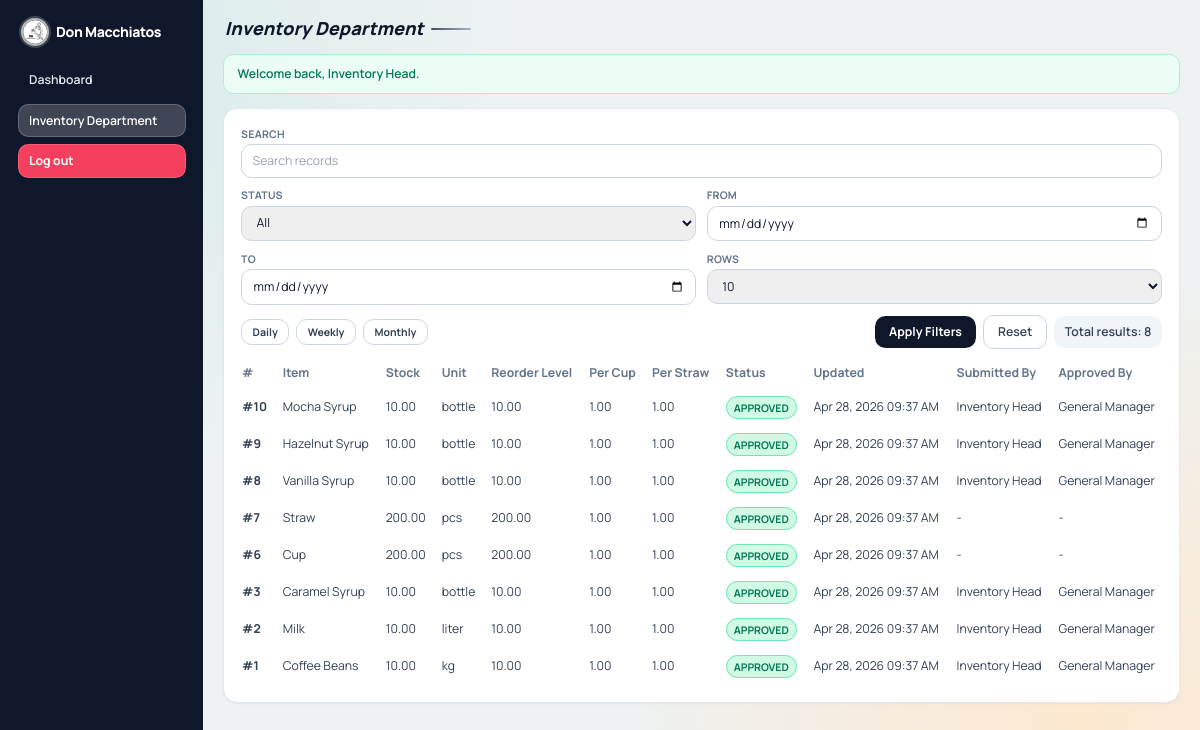
Screenshot of /department.php?dept=inventory (signed in) with the database file from the repository.
### tables this page shows
CREATE TABLE `inventory_items` (
  `id` int(10) UNSIGNED NOT NULL,
  `item_name` varchar(120) NOT NULL,
  `unit` varchar(30) NOT NULL,
  `stock_qty` decimal(12,2) NOT NULL DEFAULT 0.00,
  `reorder_level` decimal(12,2) NOT NULL DEFAULT 0.00,
  `per_cup_qty` decimal(12,2) NOT NULL DEFAULT 1.00,
  `per_straw_qty` decimal(12,2) NOT NULL DEFAULT 1.00,
  `notes` text DEFAULT NULL,
  `status` enum('pending','approved','rejected') NOT NULL DEFAULT 'pending',
  `submitted_by` int(10) UNSIGNED DEFAULT NULL,
  `approved_by` int(10) UNSIGNED DEFAULT NULL,
  `approval_note` text DEFAULT NULL,
  `approved_at` datetime DEFAULT NULL,
  `created_at` datetime NOT NULL DEFAULT current_timestamp(),
  `updated_at` datetime NOT NULL DEFAULT current_timestamp() ON UPDATE current_timestamp()
);

CREATE TABLE `users` (
  `id` int(10) UNSIGNED NOT NULL,
  `full_name` varchar(120) NOT NULL,
  `username` varchar(60) NOT NULL,
  `password_hash` varchar(255) NOT NULL,
  `role` enum('general_manager','department_head') NOT NULL,
  `department` enum('purchasing','inventory','production','sales','accounting','crm','marketing') DEFAULT NULL,
  `created_at` datetime NOT NULL DEFAULT current_timestamp(),
  `updated_at` datetime NOT NULL DEFAULT current_timestamp() ON UPDATE current_timestamp()
);

### includes/functions.php (called while the page is built, shortened)
<?php
function e($value): string
{
    return htmlspecialchars((string) $value, ENT_QUOTES, 'UTF-8');
}
function department_configs(): array
{
    global $DEPARTMENT_CONFIG;
    return $DEPARTMENT_CONFIG;
}
function department_config(string $departmentKey): ?array
{
    $configs = department_configs();
    return $configs[$departmentKey] ?? null;
}
function status_badge_class(string $status): string
{
    if ($status === 'approved') {
        return 'bg-emerald-100 text-emerald-700 border border-emerald-300';
    }
    return 'bg-amber-100 text-amber-700 border border-amber-300';
}
function format_table_value(string $column, $value): string
{
    if (in_array($column, ['stock_qty', 'reorder_level', 'ingredient_used_qty', 'unit_price', 'stock_deduct_qty', 'per_cup_qty', 'per_straw_qty', 'amount', 'total_amount', 'total_spent', 'requested_qty', 'quoted_unit_cost', 'estimated_total'], true)) {
        return number_format((float) $value, 2);
    }
    if (in_array($column, ['created_at', 'updated_at', 'approved_at', 'last_purchase_at', 'paid_at'], true)) {
        $timestamp = strtotime((string) $value);
        return $timestamp ? date('M d, Y h:i A', $timestamp) : (string) $value;
    }
    return (string) $value;
}
function query_with(array $base, array $changes = [], array $remove = []): string
{
    $query = $base;
    foreach ($changes as $key => $value) {
        $query[$key] = $value;
    }
    foreach ($remove as $key) {
        unset($query[$key]);
    }
    return http_build_query($query);
}

### department.php (the view, shortened to what this page needs)
<?php
$department = $_GET['dept'] ?? '';
$config = department_config($department);
$pdo = db();
$table = $config['table'];
$search = trim((string) ($_GET['q'] ?? ''));
$statusFilter = (string) ($_GET['status'] ?? 'all');
$entryTypeFilter = (string) ($_GET['entry_type'] ?? 'all');
$dateFrom = (string) ($_GET['from'] ?? '');
$dateTo = (string) ($_GET['to'] ?? '');
$rangeFilter = (string) ($_GET['range'] ?? 'all');
$page = max(1, (int) ($_GET['page'] ?? 1));
$perPage = (int) ($_GET['per_page'] ?? 10);
$allowedPerPage = [10, 25, 50, 100];
$statusOptions = ['all', 'pending', 'approved', 'rejected'];
$entryTypeOptions = ['all', 'income', 'expense'];
if (!preg_match('/^\d{4}-\d{2}-\d{2}$/', $dateFrom)) {
    $dateFrom = '';
}
if (!preg_match('/^\d{4}-\d{2}-\d{2}$/', $dateTo)) {
    $dateTo = '';
}
$where = [];
$params = [];
$whereSql = $where ? ('WHERE ' . implode(' AND ', $where)) : '';
$countStmt = $pdo->prepare("SELECT COUNT(*)
    FROM {$table} t
    LEFT JOIN users su ON su.id = t.submitted_by
    LEFT JOIN users au ON au.id = t.approved_by
    {$whereSql}");
$countStmt->execute($params);
$totalRows = (int) $countStmt->fetchColumn();
$offset = ($page - 1) * $perPage;
$stmt = $pdo->prepare("SELECT t.*, su.full_name AS submitted_name, au.full_name AS approved_name
    FROM {$table} t
    LEFT JOIN users su ON su.id = t.submitted_by
    LEFT JOIN users au ON au.id = t.approved_by
    {$whereSql}
    ORDER BY t.id DESC
    LIMIT {$perPage} OFFSET {$offset}");
$stmt->execute($params);
$rows = $stmt->fetchAll();
$inventoryMap = [];
$ingredientSelectionMap = [];
$isAccountingDepartment = $department === 'accounting';
$isCrmDepartment = $department === 'crm';
$showApplyResetButtons = !$isAccountingDepartment && !$isCrmDepartment;
$autoSubmitFilters = $isAccountingDepartment || $isCrmDepartment;
$formatIngredientSelection = static function ($value, ?array $record = null) use ($ingredientSelectionMap): string {
    $ids = normalize_inventory_item_ids($value);
    if ($ids === [] && $record !== null) {
        $ids = inventory_item_ids_from_record($record);
    }
    return format_inventory_item_selection($ids, $ingredientSelectionMap);
};
require_once __DIR__ . '/includes/layout_top.php';
?>
<section class="rounded-2xl border border-slate-200 bg-white p-5 shadow-sm">
    <form method="get" class="grid gap-3 md:grid-cols-2 xl:grid-cols-6">
        <?php if ($isAccountingDepartment): ?>
            <div class="md:col-span-2 xl:col-span-2">
                <label class="block text-xs font-bold uppercase tracking-wide text-slate-500">Type</label>
                <select name="entry_type" class="mt-1 w-full rounded-xl border border-slate-300 px-3 py-2 text-sm focus:border-brand-500 focus:outline-none focus:ring-2 focus:ring-brand-100" <?= $autoSubmitFilters ? 'onchange="this.form.submit()"' : '' ?>>
                    <?php foreach ($entryTypeOptions as $option): ?>
                        <option value="<?= e($option) ?>" <?= $entryTypeFilter === $option ? 'selected' : '' ?>><?= e(ucfirst($option)) ?></option>
                    <?php endforeach; ?>
                </select>
            </div>
        <?php else: ?>
            <div class="md:col-span-2 xl:col-span-2">
                <label class="block text-xs font-bold uppercase tracking-wide text-slate-500">Search</label>
                <input type="text" name="q" value="<?= e($search) ?>" placeholder="Search records" class="mt-1 w-full rounded-xl border border-slate-300 px-3 py-2 text-sm focus:border-brand-500 focus:outline-none focus:ring-2 focus:ring-brand-100">
            </div>
        <?php endif; ?>
        <div>
            <label class="block text-xs font-bold uppercase tracking-wide text-slate-500">Status</label>
            <select name="status" class="mt-1 w-full rounded-xl border border-slate-300 px-3 py-2 text-sm focus:border-brand-500 focus:outline-none focus:ring-2 focus:ring-brand-100" <?= $autoSubmitFilters ? 'onchange="this.form.submit()"' : '' ?>>
                <?php foreach ($statusOptions as $option): ?>
                    <option value="<?= e($option) ?>" <?= $statusFilter === $option ? 'selected' : '' ?>><?= e(ucfirst($option)) ?></option>
                <?php endforeach; ?>
            </select>
        </div>
        <div>
            <label class="block text-xs font-bold uppercase tracking-wide text-slate-500">From</label>
            <input type="date" name="from" value="<?= e($dateFrom) ?>" class="mt-1 w-full rounded-xl border border-slate-300 px-3 py-2 text-sm focus:border-brand-500 focus:outline-none focus:ring-2 focus:ring-brand-100" <?= $autoSubmitFilters ? 'onchange="this.form.submit()"' : '' ?>>
        </div>
        <div>
            <label class="block text-xs font-bold uppercase tracking-wide text-slate-500">To</label>
            <input type="date" name="to" value="<?= e($dateTo) ?>" class="mt-1 w-full rounded-xl border border-slate-300 px-3 py-2 text-sm focus:border-brand-500 focus:outline-none focus:ring-2 focus:ring-brand-100" <?= $autoSubmitFilters ? 'onchange="this.form.submit()"' : '' ?>>
        </div>
        <div>
            <label class="block text-xs font-bold uppercase tracking-wide text-slate-500">Rows</label>
            <select name="per_page" class="mt-1 w-full rounded-xl border border-slate-300 px-3 py-2 text-sm focus:border-brand-500 focus:outline-none focus:ring-2 focus:ring-brand-100" <?= $autoSubmitFilters ? 'onchange="this.form.submit()"' : '' ?>>
                <?php foreach ($allowedPerPage as $size): ?>
                    <option value="<?= e((string) $size) ?>" <?= $perPage === $size ? 'selected' : '' ?>><?= e((string) $size) ?></option>
                <?php endforeach; ?>
            </select>
        </div>
        <div class="md:col-span-2 xl:col-span-6 flex flex-wrap items-center gap-2">
            <div class="flex flex-wrap items-center gap-2">
                <?php foreach (['daily' => 'Daily', 'weekly' => 'Weekly', 'monthly' => 'Monthly'] as $rangeKey => $rangeLabel): ?>
                    <a href="department.php?<?= e(query_with($_GET, ['dept' => $department, 'range' => $rangeKey, 'page' => 1], ['from', 'to'])) ?>" class="rounded-xl px-3 py-1.5 text-xs font-bold <?= $rangeFilter === $rangeKey ? 'bg-slate-900 text-white' : 'border border-slate-300 bg-white text-slate-700 hover:bg-slate-50' ?>"><?= e($rangeLabel) ?></a>
                <?php endforeach; ?>
            </div>
            <div class="ml-auto flex flex-wrap items-center justify-end gap-2">
                <?php if ($showApplyResetButtons): ?>
                    <button type="submit" class="rounded-xl bg-slate-900 px-4 py-2 text-sm font-bold text-white hover:bg-slate-800">Apply Filters</button>
                    <a href="department.php?dept=<?= e($department) ?>" class="rounded-xl border border-slate-300 bg-white px-4 py-2 text-sm font-semibold text-slate-700 hover:bg-slate-50">Reset</a>
                <?php endif; ?>
                <p class="rounded-xl bg-slate-100 px-3 py-2 text-sm font-semibold text-slate-700">Total results: <?= e((string) $totalRows) ?></p>
            </div>
        </div>
    </form>
    <?php if (!$isAccountingDepartment): ?>
    <div class="table-scroll mt-4">
        <table class="stack-table w-full min-w-[980px] text-sm">
            <thead>
            <tr class="text-left text-slate-500">
                <th class="pb-2 pr-4" data-priority="high">#</th>
                <?php foreach ($config['list_columns'] as $label => $column): ?>
                    <th class="pb-2 pr-4" data-priority="medium"><?= e($label) ?></th>
                <?php endforeach; ?>
                <th class="pb-2 pr-4" data-priority="low">Submitted By</th>
                <th class="pb-2 pr-4" data-priority="low">Approved By</th>
            </tr>
            </thead>
            <tbody class="text-slate-700">
            <?php if ($rows): ?>
                <?php foreach ($rows as $row): ?>
                    <?php
                    $rowId = (int) $row['id'];
                    ?>
                    <tr class="border-t border-slate-100">
                        <td class="py-2 pr-4 font-bold">#<?= e((string) $rowId) ?></td>
                        <?php foreach ($config['list_columns'] as $column): ?>
                            <td class="py-2 pr-4">
                                <?php if ($column === 'status'): ?>
                                    <span class="rounded-full px-2 py-1 text-xs font-bold <?= e(status_badge_class((string) $row[$column])) ?>"><?= e(strtoupper((string) $row[$column])) ?></span>
                                <?php elseif ($column === 'inventory_item_id'): ?>
                                    <?= e($inventoryMap[(int) ($row[$column] ?? 0)] ?? '-') ?>
                                <?php elseif ($column === 'ingredient_item_ids'): ?>
                                    <?= e($formatIngredientSelection($row[$column] ?? null, $row)) ?>
                                <?php else: ?>
                                    <?= e(format_table_value($column, $row[$column] ?? null)) ?>
                                <?php endif; ?>
                            </td>
                        <?php endforeach; ?>
                        <td class="py-2 pr-4"><?= e($row['submitted_name'] ?? '-') ?></td>
                        <td class="py-2 pr-4"><?= e($row['approved_name'] ?? '-') ?></td>
                    </tr>
                <?php endforeach; ?>
            <?php else: ?>
                <tr>
                    <td colspan="100%" class="py-4 text-center text-slate-500">No records yet for this department.</td>
                </tr>
            <?php endif; ?>
            </tbody>
        </table>
    </div>
    <?php endif; ?>
</section>
<?php require_once __DIR__ . '/includes/layout_bottom.php'; ?>

### includes/layout_top.php (style rules this page uses)
:root { --canvas: #eef2f2; --text-main: #0f172a; --app-sidebar-md: 13.5rem; --app-sidebar-lg: 14.5rem; --app-content-x: 0.75rem; --app-content-y: 0.75rem; --app-card-pad: 1rem; --app-title-size: 1.35rem; --app-title-line: 1.25; --mobile-topbar-x: 0.75rem; --mobile-topbar-y: 0.75rem; --mobile-chip-font: 0.72rem; --mobile-chip-pad-x: 0.75rem; --mobile-chip-pad-y: 0.25rem; --table-scroll-edge: -0.25rem; --table-scroll-pad: 0.25rem; --stack-row-gap: 0.75rem; --stack-card-pad-y: 0.25rem; --stack-card-pad-x: 0.75rem; --stack-cell-font: 0.83rem; --stack-label-font: 0.64rem; }
*, *::before, *::after { box-sizing: border-box; }
html { font-size: 14px; }
body { font-family: 'Manrope', sans-serif; background: radial-gradient(circle at 10% 10%, #d8eceb 0%, transparent 30%), radial-gradient(circle at 90% 90%, #fde8cf 0%, transparent 35%), var(--canvas); color: var(--text-main); margin: 0; min-width: 320px; overflow-x: hidden; }
.table-scroll { overflow-x: auto; -webkit-overflow-scrolling: touch; scrollbar-width: thin; }
.table-scroll table { border-collapse: separate; border-spacing: 0; }
@media (min-width: 1024px) and (max-width: 1279px) { :root { --app-content-x: 1.4rem; --app-content-y: 1.2rem; --app-card-pad: 1.22rem; --app-title-size: 1.72rem; } }

### rows the page displays
inventory_items: id "10", item_name "Mocha Syrup", stock_qty "10.00", unit "bottle", reorder_level "10.00", per_cup_qty "1.00", per_straw_qty "1.00", status "APPROVED", updated_at "Apr 28, 2026 09:37 AM", submitted_by.full_name "Inventory Head", approved_by.full_name "General Manager"
inventory_items: id "9", item_name "Hazelnut Syrup", stock_qty "10.00", unit "bottle", reorder_level "10.00", per_cup_qty "1.00", per_straw_qty "1.00", status "APPROVED", updated_at "Apr 28, 2026 09:37 AM", submitted_by.full_name "Inventory Head", approved_by.full_name "General Manager"
inventory_items: id "8", item_name "Vanilla Syrup", stock_qty "10.00", unit "bottle", reorder_level "10.00", per_cup_qty "1.00", per_straw_qty "1.00", status "APPROVED", updated_at "Apr 28, 2026 09:37 AM", submitted_by.full_name "Inventory Head", approved_by.full_name "General Manager"
inventory_items: id "7", item_name "Straw", stock_qty "200.00", unit "pcs", reorder_level "200.00", per_cup_qty "1.00", per_straw_qty "1.00", status "APPROVED", updated_at "Apr 28, 2026 09:37 AM", submitted_name "-", approved_name "-"
inventory_items: id "6", item_name "Cup", stock_qty "200.00", unit "pcs", reorder_level "200.00", per_cup_qty "1.00", per_straw_qty "1.00", status "APPROVED", updated_at "Apr 28, 2026 09:37 AM", submitted_name "-", approved_name "-"
inventory_items: id "3", item_name "Caramel Syrup", stock_qty "10.00", unit "bottle", reorder_level "10.00", per_cup_qty "1.00", per_straw_qty "1.00", status "APPROVED", updated_at "Apr 28, 2026 09:37 AM", submitted_by.full_name "Inventory Head", approved_by.full_name "General Manager"
inventory_items: id "2", item_name "Milk", stock_qty "10.00", unit "liter", reorder_level "10.00", per_cup_qty "1.00", per_straw_qty "1.00", status "APPROVED", updated_at "Apr 28, 2026 09:37 AM", submitted_by.full_name "Inventory Head", approved_by.full_name "General Manager"
inventory_items: id "1", item_name "Coffee Beans", stock_qty "10.00", unit "kg", reorder_level "10.00", per_cup_qty "1.00", per_straw_qty "1.00", status "APPROVED", updated_at "Apr 28, 2026 09:37 AM", submitted_by.full_name "Inventory Head", approved_by.full_name "General Manager"

### other values shown
APP_NAME "Don Macchiatos"
$departmentName "Inventory Department"
$pageTitle "Inventory Department"
$flash['message'] "Welcome back, Inventory Head."
$rangeLabel "Daily"
$rangeLabel "Weekly"
$rangeLabel "Monthly"
$totalRows "8"
$label "Item"
$label "Stock"
$label "Unit"
$label "Reorder Level"
$label "Per Cup"
$label "Per Straw"
$label "Status"
